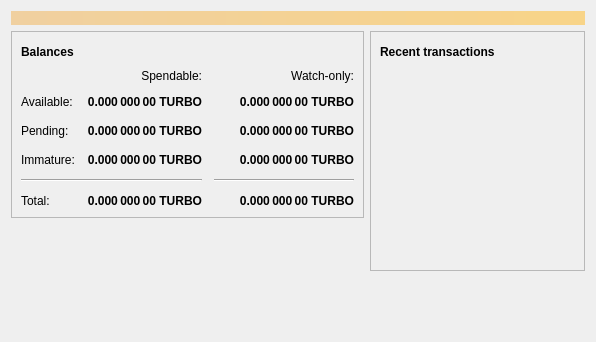
<?xml version="1.0" encoding="UTF-8"?>
<ui version="4.0">
 <class>OverviewPage</class>
 <widget class="QWidget" name="OverviewPage">
  <property name="geometry">
   <rect>
    <x>0</x>
    <y>0</y>
    <width>596</width>
    <height>342</height>
   </rect>
  </property>
  <property name="windowTitle">
   <string>Form</string>
  </property>
  <layout class="QVBoxLayout" name="topLayout">
   <item>
    <widget class="QLabel" name="labelAlerts">
     <property name="visible">
      <bool>false</bool>
     </property>
     <property name="styleSheet">
      <string notr="true">QLabel { background-color: qlineargradient(x1: 0, y1: 0, x2: 1, y2: 0, stop:0 #F0D0A0, stop:1 #F8D488); color:#000000; }</string>
     </property>
     <property name="wordWrap">
      <bool>true</bool>
     </property>
     <property name="margin">
      <number>3</number>
     </property>
     <property name="textInteractionFlags">
      <set>Qt::TextSelectableByMouse</set>
     </property>
    </widget>
   </item>
   <item>
    <layout class="QHBoxLayout" name="horizontalLayout" stretch="1,1">
     <item>
      <layout class="QVBoxLayout" name="verticalLayout_2">
       <item>
        <widget class="QFrame" name="frame">
         <property name="frameShape">
          <enum>QFrame::StyledPanel</enum>
         </property>
         <property name="frameShadow">
          <enum>QFrame::Raised</enum>
         </property>
         <layout class="QVBoxLayout" name="verticalLayout_4">
          <item>
           <layout class="QHBoxLayout" name="horizontalLayout_4">
            <item>
             <widget class="QLabel" name="label_5">
              <property name="font">
               <font>
                <weight>75</weight>
                <bold>true</bold>
               </font>
              </property>
              <property name="text">
               <string>Balances</string>
              </property>
             </widget>
            </item>
            <item>
             <widget class="QPushButton" name="labelWalletStatus">
              <property name="enabled">
               <bool>true</bool>
              </property>
              <property name="maximumSize">
               <size>
                <width>30</width>
                <height>16777215</height>
               </size>
              </property>
              <property name="toolTip">
               <string>The displayed information may be out of date. Your wallet automatically synchronizes with the Turbocoin network after a connection is established, but this process has not completed yet.</string>
              </property>
              <property name="text">
               <string/>
              </property>
              <property name="icon">
               <iconset resource="../turbocoin.qrc">
                <normaloff>:/icons/warning</normaloff>
                <disabledoff>:/icons/warning</disabledoff>:/icons/warning</iconset>
              </property>
              <property name="iconSize">
               <size>
                <width>24</width>
                <height>24</height>
               </size>
              </property>
              <property name="flat">
               <bool>true</bool>
              </property>
             </widget>
            </item>
            <item>
             <spacer name="horizontalSpacer_3">
              <property name="orientation">
               <enum>Qt::Horizontal</enum>
              </property>
              <property name="sizeHint" stdset="0">
               <size>
                <width>40</width>
                <height>20</height>
               </size>
              </property>
             </spacer>
            </item>
           </layout>
          </item>
          <item>
           <layout class="QGridLayout" name="gridLayout">
            <property name="spacing">
             <number>12</number>
            </property>
            <item row="2" column="2">
             <widget class="QLabel" name="labelWatchPending">
              <property name="font">
               <font>
                <weight>75</weight>
                <bold>true</bold>
               </font>
              </property>
              <property name="cursor">
               <cursorShape>IBeamCursor</cursorShape>
              </property>
              <property name="toolTip">
               <string>Unconfirmed transactions to watch-only addresses</string>
              </property>
              <property name="text">
               <string notr="true">0.000 000 00 TURBO</string>
              </property>
              <property name="alignment">
               <set>Qt::AlignRight|Qt::AlignTrailing|Qt::AlignVCenter</set>
              </property>
              <property name="textInteractionFlags">
               <set>Qt::LinksAccessibleByMouse|Qt::TextSelectableByKeyboard|Qt::TextSelectableByMouse</set>
              </property>
             </widget>
            </item>
            <item row="2" column="1">
             <widget class="QLabel" name="labelUnconfirmed">
              <property name="font">
               <font>
                <weight>75</weight>
                <bold>true</bold>
               </font>
              </property>
              <property name="cursor">
               <cursorShape>IBeamCursor</cursorShape>
              </property>
              <property name="toolTip">
               <string>Total of transactions that have yet to be confirmed, and do not yet count toward the spendable balance</string>
              </property>
              <property name="text">
               <string notr="true">0.000 000 00 TURBO</string>
              </property>
              <property name="alignment">
               <set>Qt::AlignRight|Qt::AlignTrailing|Qt::AlignVCenter</set>
              </property>
              <property name="textInteractionFlags">
               <set>Qt::LinksAccessibleByMouse|Qt::TextSelectableByKeyboard|Qt::TextSelectableByMouse</set>
              </property>
             </widget>
            </item>
            <item row="3" column="2">
             <widget class="QLabel" name="labelWatchImmature">
              <property name="font">
               <font>
                <weight>75</weight>
                <bold>true</bold>
               </font>
              </property>
              <property name="cursor">
               <cursorShape>IBeamCursor</cursorShape>
              </property>
              <property name="toolTip">
               <string>Mined balance in watch-only addresses that has not yet matured</string>
              </property>
              <property name="text">
               <string notr="true">0.000 000 00 TURBO</string>
              </property>
              <property name="alignment">
               <set>Qt::AlignRight|Qt::AlignTrailing|Qt::AlignVCenter</set>
              </property>
              <property name="textInteractionFlags">
               <set>Qt::LinksAccessibleByMouse|Qt::TextSelectableByKeyboard|Qt::TextSelectableByMouse</set>
              </property>
             </widget>
            </item>
            <item row="4" column="0" colspan="2">
             <widget class="Line" name="line">
              <property name="orientation">
               <enum>Qt::Horizontal</enum>
              </property>
             </widget>
            </item>
            <item row="4" column="2">
             <widget class="Line" name="lineWatchBalance">
              <property name="sizePolicy">
               <sizepolicy hsizetype="Preferred" vsizetype="Fixed">
                <horstretch>0</horstretch>
                <verstretch>0</verstretch>
               </sizepolicy>
              </property>
              <property name="minimumSize">
               <size>
                <width>140</width>
                <height>0</height>
               </size>
              </property>
              <property name="orientation">
               <enum>Qt::Horizontal</enum>
              </property>
             </widget>
            </item>
            <item row="5" column="0">
             <widget class="QLabel" name="labelTotalText">
              <property name="text">
               <string>Total:</string>
              </property>
             </widget>
            </item>
            <item row="3" column="1">
             <widget class="QLabel" name="labelImmature">
              <property name="font">
               <font>
                <weight>75</weight>
                <bold>true</bold>
               </font>
              </property>
              <property name="cursor">
               <cursorShape>IBeamCursor</cursorShape>
              </property>
              <property name="toolTip">
               <string>Mined balance that has not yet matured</string>
              </property>
              <property name="text">
               <string notr="true">0.000 000 00 TURBO</string>
              </property>
              <property name="alignment">
               <set>Qt::AlignRight|Qt::AlignTrailing|Qt::AlignVCenter</set>
              </property>
              <property name="textInteractionFlags">
               <set>Qt::LinksAccessibleByMouse|Qt::TextSelectableByKeyboard|Qt::TextSelectableByMouse</set>
              </property>
             </widget>
            </item>
            <item row="2" column="3">
             <spacer name="horizontalSpacer_2">
              <property name="orientation">
               <enum>Qt::Horizontal</enum>
              </property>
              <property name="sizeHint" stdset="0">
               <size>
                <width>40</width>
                <height>20</height>
               </size>
              </property>
             </spacer>
            </item>
            <item row="3" column="0">
             <widget class="QLabel" name="labelImmatureText">
              <property name="text">
               <string>Immature:</string>
              </property>
             </widget>
            </item>
            <item row="5" column="1">
             <widget class="QLabel" name="labelTotal">
              <property name="font">
               <font>
                <weight>75</weight>
                <bold>true</bold>
               </font>
              </property>
              <property name="cursor">
               <cursorShape>IBeamCursor</cursorShape>
              </property>
              <property name="toolTip">
               <string>Your current total balance</string>
              </property>
              <property name="text">
               <string notr="true">0.000 000 00 TURBO</string>
              </property>
              <property name="alignment">
               <set>Qt::AlignRight|Qt::AlignTrailing|Qt::AlignVCenter</set>
              </property>
              <property name="textInteractionFlags">
               <set>Qt::LinksAccessibleByMouse|Qt::TextSelectableByKeyboard|Qt::TextSelectableByMouse</set>
              </property>
             </widget>
            </item>
            <item row="5" column="2">
             <widget class="QLabel" name="labelWatchTotal">
              <property name="font">
               <font>
                <weight>75</weight>
                <bold>true</bold>
               </font>
              </property>
              <property name="cursor">
               <cursorShape>IBeamCursor</cursorShape>
              </property>
              <property name="toolTip">
               <string>Current total balance in watch-only addresses</string>
              </property>
              <property name="text">
               <string notr="true">0.000 000 00 TURBO</string>
              </property>
              <property name="alignment">
               <set>Qt::AlignRight|Qt::AlignTrailing|Qt::AlignVCenter</set>
              </property>
              <property name="textInteractionFlags">
               <set>Qt::LinksAccessibleByMouse|Qt::TextSelectableByKeyboard|Qt::TextSelectableByMouse</set>
              </property>
             </widget>
            </item>
            <item row="0" column="2">
             <widget class="QLabel" name="labelWatchonly">
              <property name="text">
               <string>Watch-only:</string>
              </property>
              <property name="alignment">
               <set>Qt::AlignRight|Qt::AlignTrailing|Qt::AlignVCenter</set>
              </property>
             </widget>
            </item>
            <item row="1" column="0">
             <widget class="QLabel" name="labelBalanceText">
              <property name="text">
               <string>Available:</string>
              </property>
             </widget>
            </item>
            <item row="1" column="1">
             <widget class="QLabel" name="labelBalance">
              <property name="font">
               <font>
                <weight>75</weight>
                <bold>true</bold>
               </font>
              </property>
              <property name="cursor">
               <cursorShape>IBeamCursor</cursorShape>
              </property>
              <property name="toolTip">
               <string>Your current spendable balance</string>
              </property>
              <property name="text">
               <string notr="true">0.000 000 00 TURBO</string>
              </property>
              <property name="alignment">
               <set>Qt::AlignRight|Qt::AlignTrailing|Qt::AlignVCenter</set>
              </property>
              <property name="textInteractionFlags">
               <set>Qt::LinksAccessibleByMouse|Qt::TextSelectableByKeyboard|Qt::TextSelectableByMouse</set>
              </property>
             </widget>
            </item>
            <item row="1" column="2">
             <widget class="QLabel" name="labelWatchAvailable">
              <property name="font">
               <font>
                <weight>75</weight>
                <bold>true</bold>
               </font>
              </property>
              <property name="cursor">
               <cursorShape>IBeamCursor</cursorShape>
              </property>
              <property name="toolTip">
               <string>Your current balance in watch-only addresses</string>
              </property>
              <property name="text">
               <string notr="true">0.000 000 00 TURBO</string>
              </property>
              <property name="alignment">
               <set>Qt::AlignRight|Qt::AlignTrailing|Qt::AlignVCenter</set>
              </property>
              <property name="textInteractionFlags">
               <set>Qt::LinksAccessibleByMouse|Qt::TextSelectableByKeyboard|Qt::TextSelectableByMouse</set>
              </property>
             </widget>
            </item>
            <item row="2" column="0">
             <widget class="QLabel" name="labelPendingText">
              <property name="text">
               <string>Pending:</string>
              </property>
             </widget>
            </item>
            <item row="0" column="1">
             <widget class="QLabel" name="labelSpendable">
              <property name="text">
               <string>Spendable:</string>
              </property>
              <property name="alignment">
               <set>Qt::AlignRight|Qt::AlignTrailing|Qt::AlignVCenter</set>
              </property>
             </widget>
            </item>
           </layout>
          </item>
         </layout>
        </widget>
       </item>
       <item>
        <spacer name="verticalSpacer">
         <property name="orientation">
          <enum>Qt::Vertical</enum>
         </property>
         <property name="sizeHint" stdset="0">
          <size>
           <width>20</width>
           <height>40</height>
          </size>
         </property>
        </spacer>
       </item>
      </layout>
     </item>
     <item>
      <layout class="QVBoxLayout" name="verticalLayout_3">
       <item>
        <widget class="QFrame" name="frame_2">
         <property name="frameShape">
          <enum>QFrame::StyledPanel</enum>
         </property>
         <property name="frameShadow">
          <enum>QFrame::Raised</enum>
         </property>
         <layout class="QVBoxLayout" name="verticalLayout">
          <item>
           <layout class="QHBoxLayout" name="horizontalLayout_2">
            <item>
             <widget class="QLabel" name="label_4">
              <property name="font">
               <font>
                <weight>75</weight>
                <bold>true</bold>
               </font>
              </property>
              <property name="text">
               <string>Recent transactions</string>
              </property>
             </widget>
            </item>
            <item>
             <widget class="QPushButton" name="labelTransactionsStatus">
              <property name="enabled">
               <bool>true</bool>
              </property>
              <property name="maximumSize">
               <size>
                <width>30</width>
                <height>16777215</height>
               </size>
              </property>
              <property name="toolTip">
               <string>The displayed information may be out of date. Your wallet automatically synchronizes with the Turbocoin network after a connection is established, but this process has not completed yet.</string>
              </property>
              <property name="text">
               <string/>
              </property>
              <property name="icon">
               <iconset resource="../turbocoin.qrc">
                <normaloff>:/icons/warning</normaloff>
                <disabledoff>:/icons/warning</disabledoff>:/icons/warning</iconset>
              </property>
              <property name="iconSize">
               <size>
                <width>24</width>
                <height>24</height>
               </size>
              </property>
              <property name="flat">
               <bool>true</bool>
              </property>
             </widget>
            </item>
            <item>
             <spacer name="horizontalSpacer">
              <property name="orientation">
               <enum>Qt::Horizontal</enum>
              </property>
              <property name="sizeHint" stdset="0">
               <size>
                <width>40</width>
                <height>20</height>
               </size>
              </property>
             </spacer>
            </item>
           </layout>
          </item>
          <item>
           <widget class="QListView" name="listTransactions">
            <property name="styleSheet">
             <string notr="true">QListView { background: transparent; }</string>
            </property>
            <property name="frameShape">
             <enum>QFrame::NoFrame</enum>
            </property>
            <property name="verticalScrollBarPolicy">
             <enum>Qt::ScrollBarAlwaysOff</enum>
            </property>
            <property name="horizontalScrollBarPolicy">
             <enum>Qt::ScrollBarAlwaysOff</enum>
            </property>
            <property name="selectionMode">
             <enum>QAbstractItemView::NoSelection</enum>
            </property>
           </widget>
          </item>
         </layout>
        </widget>
       </item>
       <item>
        <spacer name="verticalSpacer_2">
         <property name="orientation">
          <enum>Qt::Vertical</enum>
         </property>
         <property name="sizeHint" stdset="0">
          <size>
           <width>20</width>
           <height>40</height>
          </size>
         </property>
        </spacer>
       </item>
      </layout>
     </item>
    </layout>
   </item>
  </layout>
 </widget>
 <resources/>
 <connections/>
</ui>
